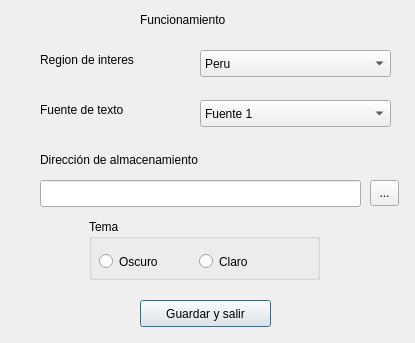
<?xml version="1.0" encoding="UTF-8"?>
<ui version="4.0">
 <class>Preferences</class>
 <widget class="QDialog" name="Preferences">
  <property name="geometry">
   <rect>
    <x>0</x>
    <y>0</y>
    <width>415</width>
    <height>343</height>
   </rect>
  </property>
  <property name="windowTitle">
   <string>Dialog</string>
  </property>
  <property name="styleSheet">
   <string notr="true"/>
  </property>
  <widget class="QLabel" name="label">
   <property name="geometry">
    <rect>
     <x>140</x>
     <y>10</y>
     <width>121</width>
     <height>19</height>
    </rect>
   </property>
   <property name="text">
    <string>Funcionamiento</string>
   </property>
  </widget>
  <widget class="QLabel" name="label_2">
   <property name="geometry">
    <rect>
     <x>40</x>
     <y>50</y>
     <width>131</width>
     <height>19</height>
    </rect>
   </property>
   <property name="text">
    <string>Region de interes</string>
   </property>
  </widget>
  <widget class="QLabel" name="label_3">
   <property name="geometry">
    <rect>
     <x>40</x>
     <y>100</y>
     <width>131</width>
     <height>19</height>
    </rect>
   </property>
   <property name="text">
    <string>Fuente de texto</string>
   </property>
  </widget>
  <widget class="QLabel" name="label_4">
   <property name="geometry">
    <rect>
     <x>40</x>
     <y>150</y>
     <width>221</width>
     <height>19</height>
    </rect>
   </property>
   <property name="text">
    <string>Dirección de almacenamiento</string>
   </property>
  </widget>
  <widget class="QComboBox" name="regionBox">
   <property name="geometry">
    <rect>
     <x>200</x>
     <y>50</y>
     <width>191</width>
     <height>27</height>
    </rect>
   </property>
   <item>
    <property name="text">
     <string>Peru</string>
    </property>
   </item>
   <item>
    <property name="text">
     <string>Chile</string>
    </property>
   </item>
   <item>
    <property name="text">
     <string>Argentina</string>
    </property>
   </item>
   <item>
    <property name="text">
     <string>Ecuador</string>
    </property>
   </item>
   <item>
    <property name="text">
     <string>Venezuela</string>
    </property>
   </item>
   <item>
    <property name="text">
     <string>Bolivia</string>
    </property>
   </item>
   <item>
    <property name="text">
     <string>Global</string>
    </property>
   </item>
  </widget>
  <widget class="QComboBox" name="fuenteBox">
   <property name="geometry">
    <rect>
     <x>200</x>
     <y>100</y>
     <width>191</width>
     <height>27</height>
    </rect>
   </property>
   <item>
    <property name="text">
     <string>Fuente 1</string>
    </property>
   </item>
   <item>
    <property name="text">
     <string>Fuente 2</string>
    </property>
   </item>
   <item>
    <property name="text">
     <string>Fuente 3</string>
    </property>
   </item>
  </widget>
  <widget class="QLineEdit" name="direccionLine">
   <property name="geometry">
    <rect>
     <x>40</x>
     <y>180</y>
     <width>321</width>
     <height>27</height>
    </rect>
   </property>
  </widget>
  <widget class="QToolButton" name="cambiarButton">
   <property name="geometry">
    <rect>
     <x>370</x>
     <y>180</y>
     <width>29</width>
     <height>26</height>
    </rect>
   </property>
   <property name="text">
    <string>...</string>
   </property>
  </widget>
  <widget class="QGroupBox" name="temaGrupo">
   <property name="geometry">
    <rect>
     <x>89</x>
     <y>219</y>
     <width>231</width>
     <height>61</height>
    </rect>
   </property>
   <property name="title">
    <string>Tema</string>
   </property>
   <widget class="QRadioButton" name="oscuroButton">
    <property name="geometry">
     <rect>
      <x>10</x>
      <y>30</y>
      <width>111</width>
      <height>25</height>
     </rect>
    </property>
    <property name="text">
     <string>Oscuro</string>
    </property>
   </widget>
   <widget class="QRadioButton" name="claroButton">
    <property name="geometry">
     <rect>
      <x>110</x>
      <y>30</y>
      <width>111</width>
      <height>25</height>
     </rect>
    </property>
    <property name="text">
     <string>Claro</string>
    </property>
   </widget>
  </widget>
  <widget class="QPushButton" name="atrasButton">
   <property name="geometry">
    <rect>
     <x>140</x>
     <y>300</y>
     <width>131</width>
     <height>27</height>
    </rect>
   </property>
   <property name="styleSheet">
    <string notr="true"/>
   </property>
   <property name="text">
    <string>Guardar y salir</string>
   </property>
  </widget>
 </widget>
 <resources/>
 <connections/>
</ui>
